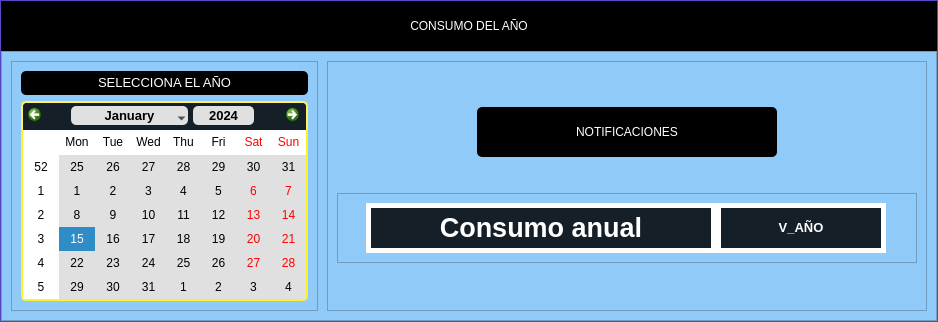
            <widget class="QWidget" name="page_cinco">
             <layout class="QGridLayout" name="gridLayout_7">
              <property name="leftMargin">
               <number>0</number>
              </property>
              <property name="topMargin">
               <number>0</number>
              </property>
              <property name="rightMargin">
               <number>0</number>
              </property>
              <property name="bottomMargin">
               <number>0</number>
              </property>
              <property name="spacing">
               <number>0</number>
              </property>
              <item row="0" column="0">
               <widget class="QFrame" name="frame_7">
                <property name="sizePolicy">
                 <sizepolicy hsizetype="Minimum" vsizetype="Preferred">
                  <horstretch>0</horstretch>
                  <verstretch>0</verstretch>
                 </sizepolicy>
                </property>
                <property name="styleSheet">
                 <string notr="true">background-color: rgb(113, 91, 255);</string>
                </property>
                <property name="frameShape">
                 <enum>QFrame::StyledPanel</enum>
                </property>
                <property name="frameShadow">
                 <enum>QFrame::Raised</enum>
                </property>
                <layout class="QVBoxLayout" name="verticalLayout_10">
                 <property name="spacing">
                  <number>0</number>
                 </property>
                 <property name="leftMargin">
                  <number>0</number>
                 </property>
                 <property name="topMargin">
                  <number>0</number>
                 </property>
                 <property name="rightMargin">
                  <number>0</number>
                 </property>
                 <property name="bottomMargin">
                  <number>0</number>
                 </property>
                 <item>
                  <widget class="QLabel" name="label_7">
                   <property name="sizePolicy">
                    <sizepolicy hsizetype="Minimum" vsizetype="Fixed">
                     <horstretch>0</horstretch>
                     <verstretch>0</verstretch>
                    </sizepolicy>
                   </property>
                   <property name="minimumSize">
                    <size>
                     <width>0</width>
                     <height>50</height>
                    </size>
                   </property>
                   <property name="maximumSize">
                    <size>
                     <width>16777215</width>
                     <height>50</height>
                    </size>
                   </property>
                   <property name="styleSheet">
                    <string notr="true">font: 22000 26pt &quot;Ubuntu Mono&quot;;
background-color: rgb(0, 0, 0);
color: white;</string>
                   </property>
                   <property name="text">
                    <string>CONSUMO DEL AÑO</string>
                   </property>
                   <property name="alignment">
                    <set>Qt::AlignCenter</set>
                   </property>
                  </widget>
                 </item>
                 <item>
                  <widget class="QFrame" name="frame_canvas4">
                   <property name="sizePolicy">
                    <sizepolicy hsizetype="Minimum" vsizetype="Minimum">
                     <horstretch>0</horstretch>
                     <verstretch>0</verstretch>
                    </sizepolicy>
                   </property>
                   <property name="minimumSize">
                    <size>
                     <width>0</width>
                     <height>0</height>
                    </size>
                   </property>
                   <property name="maximumSize">
                    <size>
                     <width>16777215</width>
                     <height>16777215</height>
                    </size>
                   </property>
                   <property name="styleSheet">
                    <string notr="true">background-color: #FFEF65;</string>
                   </property>
                   <property name="frameShape">
                    <enum>QFrame::StyledPanel</enum>
                   </property>
                   <property name="frameShadow">
                    <enum>QFrame::Raised</enum>
                   </property>
                  </widget>
                 </item>
                 <item>
                  <widget class="QFrame" name="frame_16">
                   <property name="sizePolicy">
                    <sizepolicy hsizetype="Minimum" vsizetype="Minimum">
                     <horstretch>0</horstretch>
                     <verstretch>0</verstretch>
                    </sizepolicy>
                   </property>
                   <property name="minimumSize">
                    <size>
                     <width>0</width>
                     <height>270</height>
                    </size>
                   </property>
                   <property name="maximumSize">
                    <size>
                     <width>16777215</width>
                     <height>270</height>
                    </size>
                   </property>
                   <property name="styleSheet">
                    <string notr="true">background-color: #90CAF9;</string>
                   </property>
                   <property name="frameShape">
                    <enum>QFrame::StyledPanel</enum>
                   </property>
                   <property name="frameShadow">
                    <enum>QFrame::Raised</enum>
                   </property>
                   <layout class="QHBoxLayout" name="horizontalLayout_15" stretch="1,1">
                    <property name="spacing">
                     <number>9</number>
                    </property>
                    <property name="topMargin">
                     <number>9</number>
                    </property>
                    <property name="rightMargin">
                     <number>9</number>
                    </property>
                    <property name="bottomMargin">
                     <number>9</number>
                    </property>
                    <item alignment="Qt::AlignHCenter">
                     <widget class="QFrame" name="frame_26">
                      <property name="sizePolicy">
                       <sizepolicy hsizetype="Minimum" vsizetype="Minimum">
                        <horstretch>0</horstretch>
                        <verstretch>0</verstretch>
                       </sizepolicy>
                      </property>
                      <property name="styleSheet">
                       <string notr="true"/>
                      </property>
                      <property name="frameShape">
                       <enum>QFrame::StyledPanel</enum>
                      </property>
                      <property name="frameShadow">
                       <enum>QFrame::Raised</enum>
                      </property>
                      <layout class="QVBoxLayout" name="verticalLayout_22">
                       <property name="spacing">
                        <number>6</number>
                       </property>
                       <property name="leftMargin">
                        <number>9</number>
                       </property>
                       <property name="topMargin">
                        <number>9</number>
                       </property>
                       <property name="rightMargin">
                        <number>9</number>
                       </property>
                       <property name="bottomMargin">
                        <number>9</number>
                       </property>
                       <item>
                        <widget class="QLabel" name="label_36">
                         <property name="styleSheet">
                          <string notr="true">font: 22000 6pt &quot;Ubuntu Mono&quot;;
background-color: rgb(0, 0, 0);
color: white;
border-radius: 5px; </string>
                         </property>
                         <property name="text">
                          <string>&lt;html&gt;&lt;head/&gt;&lt;body&gt;&lt;p align=&quot;center&quot;&gt;&lt;span style=&quot; font-size:10pt;&quot;&gt;SELECCIONA EL AÑO&lt;/span&gt;&lt;/p&gt;&lt;/body&gt;&lt;/html&gt;</string>
                         </property>
                        </widget>
                       </item>
                       <item>
                        <widget class="QCalendarWidget" name="calendarioanual">
                         <property name="sizePolicy">
                          <sizepolicy hsizetype="Minimum" vsizetype="Minimum">
                           <horstretch>0</horstretch>
                           <verstretch>0</verstretch>
                          </sizepolicy>
                         </property>
                         <property name="maximumSize">
                          <size>
                           <width>320</width>
                           <height>200</height>
                          </size>
                         </property>
                         <property name="styleSheet">
                          <string notr="true">QCalendarWidget QWidget {
	 alternate-background-color: #ffffff;
}

/* style for top navigation area ###############################################*/ 

#qt_calendar_navigationbar {
    background-color: #151f28;
	border: 2px solid  #ffef65;
	border-bottom: 0px;
	border-top-left-radius: 5px;
	border-top-right-radius: 5px;
}

/* style for month change buttons ############################################ */




/* Style for month and yeat buttons #################################### */

#qt_calendar_yearbutton {
    color: #000000;
	margin:5px;
    border-radius: 5px;
	background-color: #e0e0e0;
	font-size: 13px;
	padding:0px 10px;
}

 #qt_calendar_monthbutton {
	width: 110px;
    color: #000000;
	font-size: 13px;
	margin:5px 0px;
    border-radius: 5px;
	background-color: #e0e0e0;
	padding:0px 2px;
}

#qt_calendar_yearbutton:hover, 
#qt_calendar_monthbutton:hover {
    background-color: #55aaff;
}

#qt_calendar_yearbutton:pressed, 
#qt_calendar_monthbutton:pressed {
    background-color: rgba(235, 235, 235, 100);
}

/* Style for year input lineEdit ######################################*/

#qt_calendar_yearedit {
    min-width: 53px;
    color: #fef128;
    background: transparent;
	font-size: 13px;
}
#qt_calendar_prevmonth, 
#qt_calendar_nextmonth {
	/* border delete */
    border: none;  
  
	/* set background transparent */
    background-color: transparent; 
	padding: 5px;
}
/* Style for year change buttons ######################################*/

#qt_calendar_yearedit::up-button { 
	image: url(:/icon/arrow-151-48.ico);
    subcontrol-position: right;
}

#qt_calendar_yearedit::down-button { 
	image: url(:/icon/arrow-213-48.ico);
    subcontrol-position: left; 
}

#qt_calendar_yearedit::down-button, 
#qt_calendar_yearedit::up-button {
	width:10px;
	padding: 0px 5px;
	border-radius:3px;
}

#qt_calendar_yearedit::down-button:hover, 
#qt_calendar_yearedit::up-button:hover {
	background-color: #fef128;
}

/* Style for month select menu ##################################### */

#calendarWidget QToolButton QMenu {
     background-color: white;

}
#calendarWidget QToolButton QMenu::item {
	/*padding: 10px;*/
}
 #calendarWidget QToolButton QMenu::item:selected:enabled {
    background-color: #55aaff;
}

#calendarWidget QToolButton::menu-indicator {
	/* Remove toolButton arrow */
      /*image: none; */
	nosubcontrol-origin: margin;
	subcontrol-position: right center;
	margin-top: 10px;
	width:20px;
}

/* Style for calendar table ########################################## */
#qt_calendar_calendarview {
	/* Remove the selected dashed box */
    outline: 0px;
	color: #000000;
	border: 2px solid  #fef128;
	background-color: #e0e0e0;
	border-top: 0px;
	border-bottom-left-radius: 5px;
	border-bottom-right-radius: 5px;
	
	font: 733335 8pt &quot;Ubuntu Mono&quot;;
}

#qt_calendar_calendarview::item:hover {
   border-radius:5px;
	background-color:#aaffff;
}

#qt_calendar_calendarview::item:selected {
    background-color: #55aa7f; 
	border-radius:5px;
}</string>
                         </property>
                        </widget>
                       </item>
                      </layout>
                     </widget>
                    </item>
                    <item alignment="Qt::AlignHCenter">
                     <widget class="QFrame" name="frame_27">
                      <property name="sizePolicy">
                       <sizepolicy hsizetype="Minimum" vsizetype="Minimum">
                        <horstretch>0</horstretch>
                        <verstretch>0</verstretch>
                       </sizepolicy>
                      </property>
                      <property name="minimumSize">
                       <size>
                        <width>600</width>
                        <height>0</height>
                       </size>
                      </property>
                      <property name="maximumSize">
                       <size>
                        <width>600</width>
                        <height>16777215</height>
                       </size>
                      </property>
                      <property name="styleSheet">
                       <string notr="true">background-color: #90CAF9;</string>
                      </property>
                      <property name="frameShape">
                       <enum>QFrame::StyledPanel</enum>
                      </property>
                      <property name="frameShadow">
                       <enum>QFrame::Raised</enum>
                      </property>
                      <layout class="QVBoxLayout" name="verticalLayout_19">
                       <property name="spacing">
                        <number>0</number>
                       </property>
                       <item alignment="Qt::AlignHCenter">
                        <widget class="QLabel" name="label_39">
                         <property name="minimumSize">
                          <size>
                           <width>300</width>
                           <height>50</height>
                          </size>
                         </property>
                         <property name="maximumSize">
                          <size>
                           <width>300</width>
                           <height>50</height>
                          </size>
                         </property>
                         <property name="styleSheet">
                          <string notr="true">font: 22000 26pt &quot;Ubuntu Mono&quot;;
background-color: rgb(0, 0, 0);
color: white;
border-radius: 5px; </string>
                         </property>
                         <property name="text">
                          <string>&lt;html&gt;&lt;head/&gt;&lt;body&gt;&lt;p align=&quot;center&quot;&gt;NOTIFICACIONES&lt;/p&gt;&lt;/body&gt;&lt;/html&gt;</string>
                         </property>
                        </widget>
                       </item>
                       <item alignment="Qt::AlignHCenter">
                        <widget class="QFrame" name="frame_pico_dia_4">
                         <property name="sizePolicy">
                          <sizepolicy hsizetype="Minimum" vsizetype="Minimum">
                           <horstretch>0</horstretch>
                           <verstretch>0</verstretch>
                          </sizepolicy>
                         </property>
                         <property name="minimumSize">
                          <size>
                           <width>580</width>
                           <height>70</height>
                          </size>
                         </property>
                         <property name="maximumSize">
                          <size>
                           <width>580</width>
                           <height>70</height>
                          </size>
                         </property>
                         <property name="styleSheet">
                          <string notr="true">background-color: #90CAF9;</string>
                         </property>
                         <property name="frameShape">
                          <enum>QFrame::StyledPanel</enum>
                         </property>
                         <property name="frameShadow">
                          <enum>QFrame::Raised</enum>
                         </property>
                         <layout class="QHBoxLayout" name="horizontalLayout_16">
                          <property name="spacing">
                           <number>0</number>
                          </property>
                          <property name="leftMargin">
                           <number>28</number>
                          </property>
                          <property name="topMargin">
                           <number>0</number>
                          </property>
                          <property name="rightMargin">
                           <number>28</number>
                          </property>
                          <property name="bottomMargin">
                           <number>0</number>
                          </property>
                          <item>
                           <widget class="QLabel" name="label_40">
                            <property name="sizePolicy">
                             <sizepolicy hsizetype="Minimum" vsizetype="Minimum">
                              <horstretch>0</horstretch>
                              <verstretch>0</verstretch>
                             </sizepolicy>
                            </property>
                            <property name="minimumSize">
                             <size>
                              <width>350</width>
                              <height>50</height>
                             </size>
                            </property>
                            <property name="maximumSize">
                             <size>
                              <width>350</width>
                              <height>50</height>
                             </size>
                            </property>
                            <property name="styleSheet">
                             <string notr="true">font: 22000 26pt &quot;Ubuntu Mono&quot;;
background-color: #151f28;
border: 5px solid black;
border-color: white;
color:white;
</string>
                            </property>
                            <property name="text">
                             <string>&lt;html&gt;&lt;head/&gt;&lt;body&gt;&lt;p align=&quot;center&quot;&gt;&lt;span style=&quot; font-size:20pt; font-weight:600;&quot;&gt;Consumo anual&lt;/span&gt;&lt;/p&gt;&lt;/body&gt;&lt;/html&gt;</string>
                            </property>
                            <property name="alignment">
                             <set>Qt::AlignCenter</set>
                            </property>
                           </widget>
                          </item>
                          <item>
                           <widget class="QLabel" name="label_41">
                            <property name="sizePolicy">
                             <sizepolicy hsizetype="Minimum" vsizetype="Minimum">
                              <horstretch>0</horstretch>
                              <verstretch>0</verstretch>
                             </sizepolicy>
                            </property>
                            <property name="minimumSize">
                             <size>
                              <width>170</width>
                              <height>50</height>
                             </size>
                            </property>
                            <property name="maximumSize">
                             <size>
                              <width>170</width>
                              <height>50</height>
                             </size>
                            </property>
                            <property name="styleSheet">
                             <string notr="true">font: 22000 26pt &quot;Ubuntu Mono&quot;;
background-color: #151f28;
border: 5px solid black;
border-color: white;
color:white;
</string>
                            </property>
                            <property name="text">
                             <string>&lt;html&gt;&lt;head/&gt;&lt;body&gt;&lt;p align=&quot;center&quot;&gt;&lt;span style=&quot; font-size:10pt; font-weight:600;&quot;&gt;V_AÑO&lt;/span&gt;&lt;/p&gt;&lt;/body&gt;&lt;/html&gt;</string>
                            </property>
                            <property name="alignment">
                             <set>Qt::AlignCenter</set>
                            </property>
                           </widget>
                          </item>
                         </layout>
                        </widget>
                       </item>
                      </layout>
                     </widget>
                    </item>
                   </layout>
                  </widget>
                 </item>
                </layout>
               </widget>
              </item>
             </layout>
            </widget>
